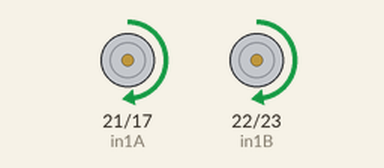
The sketch below on a simulated ESP32. Parts: motor-driver pin pairs drawn as motors (green arrow = first pin HIGH = forward, orange = second pin HIGH = backward, longer = more drive, scaled by the enable pin). At 12.0 s the program stops and its outputs stay as they are.

Above: at 1.0 s.
At 3.0 s:
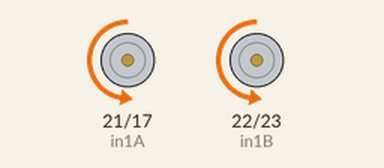
Timing chart, 0 to 5.2 s (numbered marks = the images above):
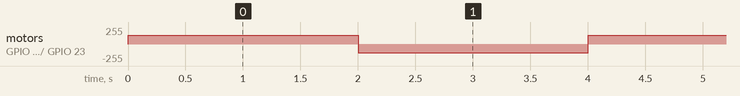

Measured:
- by itself, motor on GPIO 21 (in1A) / GPIO 17 (in2A), motor on GPIO 22 (in1B) / GPIO 23 (in2B): repeats every 4.0 s: backward 128/255 2.0 s, forward 128/255 2.0 s

The sketch:

oonga_boonga_motors.ino
```cpp
#include <Arduino.h>
/*
  TB6612FNG H-Bridge Demo for ESP32 using Arduino IDE
  Controls two DC Motors using PWM and GPIO
*/

int pwmA = 25; // Adjust based on wiring
int in1A = 21;
int in2A = 17;

int pwmB = 26; // Adjust based on wiring
int in1B = 22;
int in2B = 23;


const int freq = 5000;      // PWM frequency
const int resolution = 8;   // PWM resolution (8-bit: 0-255)

void setup() {
  // Configure PWM for Motor A
  ledcAttach(pwmA, freq, resolution);

  // Configure PWM for Motor B
  ledcAttach(pwmB, freq, resolution);

  // Set direction pins as outputs
  pinMode(in1A, OUTPUT);
  pinMode(in2A, OUTPUT);
  pinMode(in1B, OUTPUT);
  pinMode(in2B, OUTPUT);
}

void loop() {
  // Perform 3 cycles of forward and backward motion
  for (int i = 0; i < 3; i++) {
    // Move forward at half power
    digitalWrite(in1A, HIGH);
    digitalWrite(in2A, LOW);
    digitalWrite(in1B, HIGH);
    digitalWrite(in2B, LOW);
    ledcWrite(pwmA, 128); // Set Motor A to half power (50% of 255)
    ledcWrite(pwmB, 128); // Set Motor B to half power (50% of 255)
    delay(2000); // Run forward for 2 seconds

    // Move backward at half power
    digitalWrite(in1A, LOW);
    digitalWrite(in2A, HIGH);
    digitalWrite(in1B, LOW);
    digitalWrite(in2B, HIGH);
    ledcWrite(pwmA, 128); // Set Motor A to half power (50% of 255)
    ledcWrite(pwmB, 128); // Set Motor B to half power (50% of 255)
    delay(2000); // Run backward for 2 seconds
  }

  // Stop the motors after 3 cycles
  digitalWrite(in1A, LOW);
  digitalWrite(in2A, LOW);
  digitalWrite(in1B, LOW);
  digitalWrite(in2B, LOW);
  ledcWrite(pwmA, 0); // Turn off PWM for Motor A
  ledcWrite(pwmB, 0); // Turn off PWM for Motor B

  // Halt the loop since the task is completed
  while (true) {
    // Do nothing, effectively stopping the program
  }
}
```
